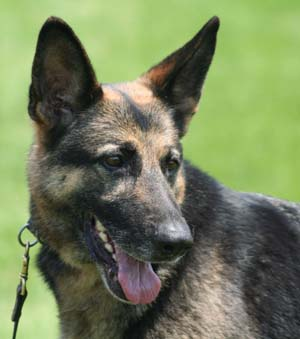
#> input picture resources/ovchark.jpg, 300 x 339 px
$ python convolutions.py --image resources/ovchark.jpg
#> lines starting #> are read from the running program, lines starting #| are printed output that depends on the picture; after the words box and inside, x2 and y2 are one past the last pixel; in counts of white or black regions, pixels touching at a corner belong together
from skimage.exposure import rescale_intensity
import numpy as np
import argparse
import cv2

def convolve(image, K):
    # grab the spatial dimensions of the image and kernel
    (iH, iW) = image.shape[:2]
    (kH, kW) = K.shape[:2]

    # Padding so the output image will have the same dimension
    pad = (kW-1)//2
    image = cv2.copyMakeBorder(image, pad, pad, pad, pad, cv2.BORDER_REPLICATE)
    output = np.zeros((iH, iW), dtype="float")

    for y in np.arange(pad, iH+pad):
        for x in np.arange(pad, iW+pad):
            # Extract the region of interest of image by extracting the center region of the current x,y
            roi = image[y-pad:y+pad+1, x-pad:x+pad+1]

            # Perform convolution
            k = (roi*K).sum()

            # Store the convolved value in the output (x,y) coordinate of the output image
            output[y-pad, x-pad] = k

            # Rescale the output image to be in the range [0, 255]
            output = rescale_intensity(output, in_range=(0, 255))
            output = (output*255).astype("uint8")

            return output

# Construct the argument parse and parse the arguments
ap = argparse.ArgumentParser()
ap.add_argument("-i", "--image", required=True, help="path to the input image")
args = vars(ap.parse_args())


# Construct kernels
smallBlur = np.ones((7,7), dtype="float")*(1.0/(7*7))
largeBlur = np.ones((21,21), dtype="float")*(1.0/(21*21))

sharpen = np.array(([0,-1,0],
                    [-1,5,-1],
                    [0,-1,0]), dtype="int")
# Edge like regions
laplacian = np.array(([0,-1,0],
                    [1,4,1],
                    [0,1,0]), dtype="int")

# Edge like regions along the x and y axis
sobelX = np.array(([-1,0,1],
                    [-2,0,2],
                    [-1,0,1]), dtype="int")

sobelY = np.array(([1,-2,-1],
                   [0,0,0],
                   [1,2,1]), dtype="int")

emboss = np.array(([-2,-1,0],
                   [-1,1,1],
                   [0,1,2]), dtype="int")
kernelBank = (("smallBlur", smallBlur), ("largeBlur", largeBlur),
("sharpen", sharpen),
("laplacian", laplacian),
("sobelX", sobelX),
("sobelY", sobelY),
("emboss", emboss))

# Laod the input image and convert it to grayscale
image = cv2.imread(args["image"])
#> image is the input picture: shape (339, 300, 3); mean B, G, R 91.8, 128.8, 117.1
gray = cv2.cvtColor(image, cv2.COLOR_BGR2GRAY)
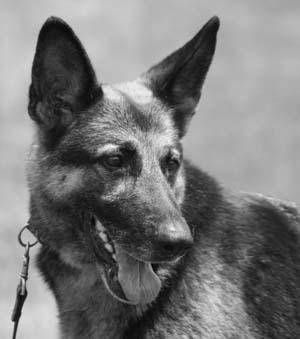
#> gray: shape (339, 300); min 1, max 248, mean 121.1

# loop over the kernels
for (kernelName, K) in kernelBank:
    # Apply the kernel to the grayscale image using both our custom
    # kernels and OpenCV's filter2D function
    print("[INFO] applying {} kernel".format(kernelName))
    convolveOutput = convolve(gray, K)
    opencvOutput = cv2.filter2D(gray, -1, K)

    # Show the output images
    cv2.imshow("Original", gray)
    cv2.imshow("{} = convolve".format(kernelName), convolveOutput)
    cv2.imshow("{} = opencv".format(kernelName), opencvOutput)
    cv2.waitKey(0)
    cv2.destroyAllWindows()
#> this loop made 7 passes
#> pass 1, in convolve, `image = cv2.copyMakeBorder(image, pad, pad, pad, pad, cv2.BORDER_REPLI..`:
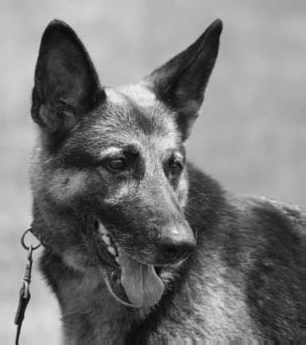
#> image: shape (345, 306); min 1, max 248, mean 122.3
#> pass 1, `convolveOutput = convolve(gray, K)`:
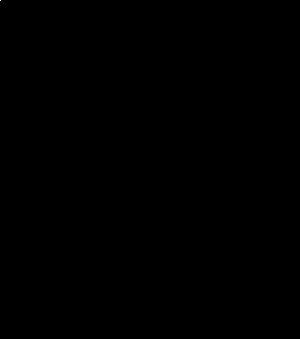
#> convolveOutput: shape (339, 300); values 0 (black) and 186 (white), 0% white in thin lines or dots, all inside (x1, y1, x2, y2) = (0, 0, 1, 1)
#> pass 1, `opencvOutput = cv2.filter2D(gray, -1, K)`:
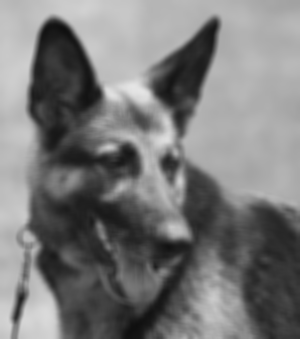
#> opencvOutput: shape (339, 300); min 15, max 229, mean 121.1
#> pass 2, in convolve (call 2), `image = cv2.copyMakeBorder(image, pad, pad, pad, pad, cv2.BORDER_REPLI..`:
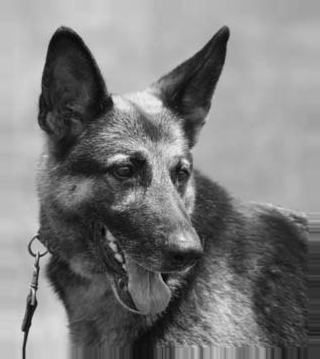
#> image: shape (359, 320); min 1, max 248, mean 125
